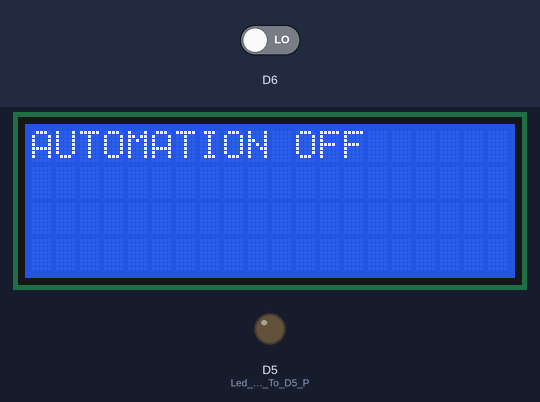
Recording of a sketch running on a simulated ESP8266 (NodeMCU). Shown: 20×4 character LCD, output pins drawn as LEDs (lit = HIGH). The test bench sets the inputs (shaded band); at power-on: D6 LOW. What the sketch prints to the serial monitor is not drawn.

Above: at 2.2 s.
2.3 s: D6 driven HIGH
At 3.0 s:
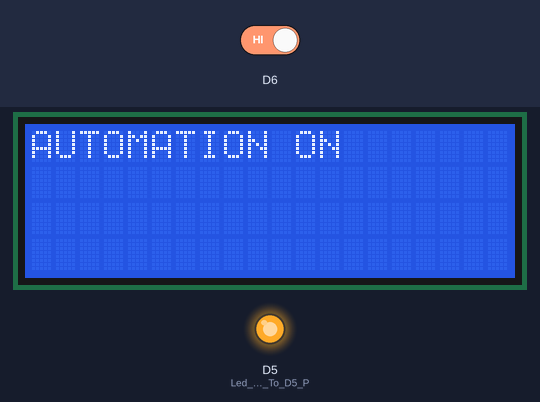
3.9 s: D6 driven LOW
At 5.3 s:
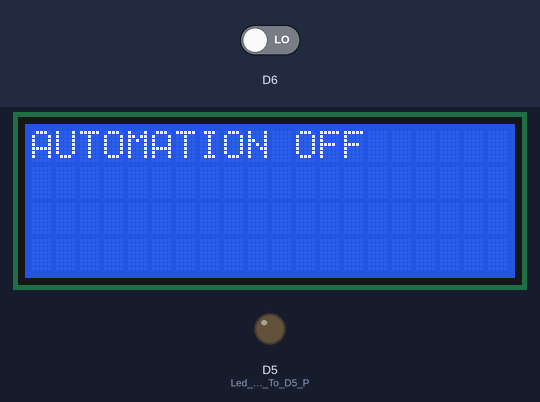
Timing chart, 0 to 6.9 s (numbered marks = the images above; inputs shaded):
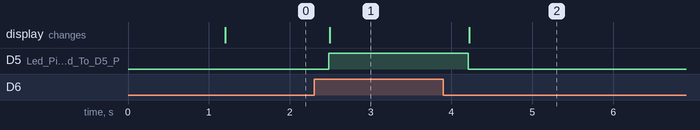

The sketch:

shaibaz.p2.ino
```cpp
#include <LiquidCrystal_I2C.h>
LiquidCrystal_I2C lcd(0x27,20,4);

int val = 0 ;
 void setup()
 {
   Serial.begin(9600); // sensor buart rate
   pinMode(D5,HIGH);  // Led Pin Connected To D5 Pin
   lcd.init();
  lcd.clear();
  lcd.backlight();

   lcd.clear();
lcd.print("HELLO BROTHER ");
//lcd.print(LDR_output);
lcd.setCursor(1,2);
delay(1000);
 }
 void loop()
 {
  val = digitalRead(D6); // IR Sensor output pin connected to D1
  Serial.println(val);  // see the value in serial m0nitor in Arduino IDE
  delay(100);      // for timer
  if(val == 1 )
  {
   digitalWrite(D5,HIGH); // LED ON
   lcd.clear();
lcd.print("AUTOMATION ON");
//lcd.println(ON);
lcd.setCursor(1,2);
delay(100);
  }
  else
  {
   digitalWrite(D5,LOW); // LED OFF
   lcd.clear();
lcd.print("AUTOMATION OFF");
//lcd.println(OFF);
lcd.setCursor(1,2);
delay(100);
  }
  }
```

Measured:
- after the input at 2.3 s, D5 (Led_Pin_Connected_To_D5_P): LOW → HIGH after 0.18 s; the display: changes after 0.20 s (image 1)
- after the input at 3.9 s, D5 (Led_Pin_Connected_To_D5_P): HIGH → LOW after 0.31 s; the display: changes after 0.32 s (image 2)
